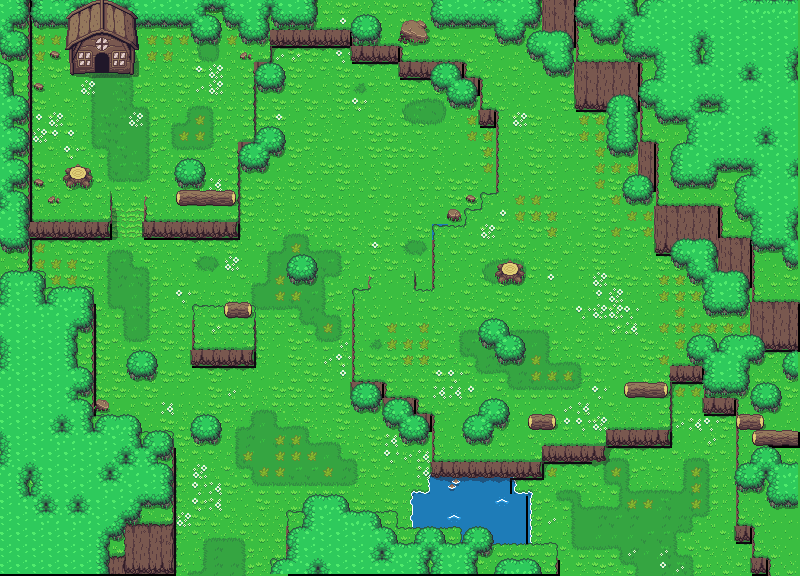

Tiled map render using the project's own tile images. Description and the map definition, with tile-layer contents summarised, below:
An orthogonal 50x36 tile map with 16x16 px tiles, 11 tile layers (Under, Grass, Cover, Fill, ...), 2 tilesets.

<map version="1.0" tiledversion="1.0.3" orientation="orthogonal" renderorder="right-down" width="50" height="36" tilewidth="16" tileheight="16" nextobjectid="1">
 <tileset firstgid="1" source="tileset1.tsx" />
 <tileset firstgid="1441" source="tileset2.tsx" />
 <layer name="Under" width="50" height="36">
  <data>[1800 cells, 44 non-empty, 8 distinct tile ids]</data>
 </layer>
 <group name="Ground">
  <layer name="Grass" width="50" height="36">
   <data>[1800 cells, 1425 non-empty, 60 distinct tile ids]</data>
  </layer>
  <layer name="Cover" width="50" height="36">
   <data>[1800 cells, 164 non-empty, 6 distinct tile ids]</data>
  </layer>
 </group>
 <group name="Over" offsetx="-2" offsety="-2">
  <layer name="Fill" width="50" height="36">
   <data>[1800 cells, 71 non-empty, 6 distinct tile ids]</data>
  </layer>
  <layer name="Water" width="50" height="36">
   <data>[1800 cells, 30 non-empty, 2 distinct tile ids]</data>
  </layer>
  <layer name="Cliffs" width="50" height="36">
   <data>[1800 cells, 115 non-empty, 9 distinct tile ids]</data>
  </layer>
  <layer name="Hills" width="50" height="36">
   <data>[1800 cells, 234 non-empty, 15 distinct tile ids]</data>
  </layer>
  <layer name="Shadows" width="50" height="36">
   <data>[1800 cells, 122 non-empty, 7 distinct tile ids]</data>
  </layer>
  <layer name="Trees" width="50" height="36">
   <data>[1800 cells, 567 non-empty, 22 distinct tile ids]</data>
  </layer>
  <layer name="Rocks" width="50" height="36">
   <data>[1800 cells, 13 non-empty, 9 distinct tile ids]</data>
  </layer>
  <layer name="Houses" width="50" height="36">
   <data>[1800 cells, 25 non-empty, 25 distinct tile ids]</data>
  </layer>
 </group>
</map>
